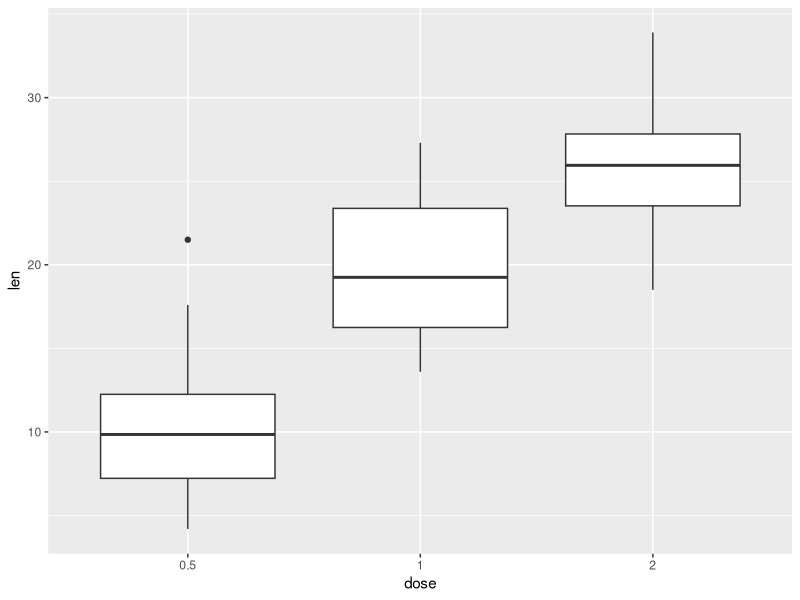
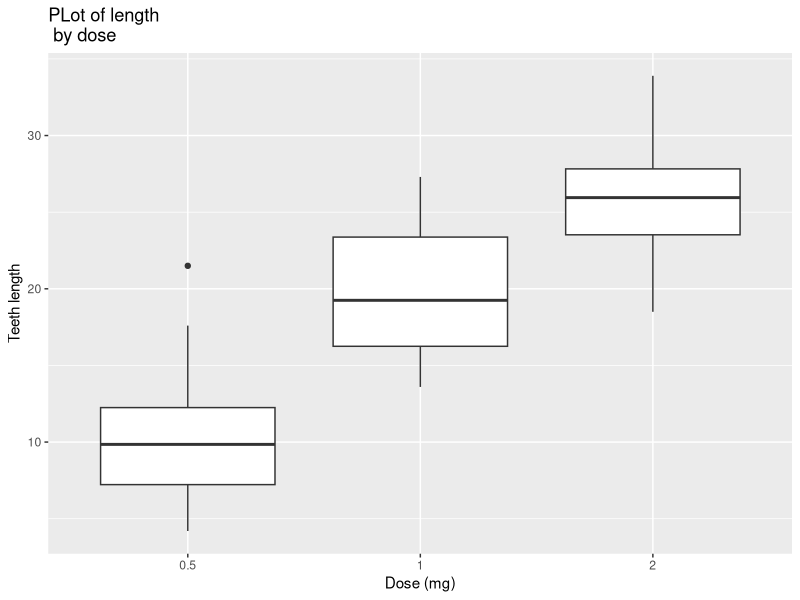
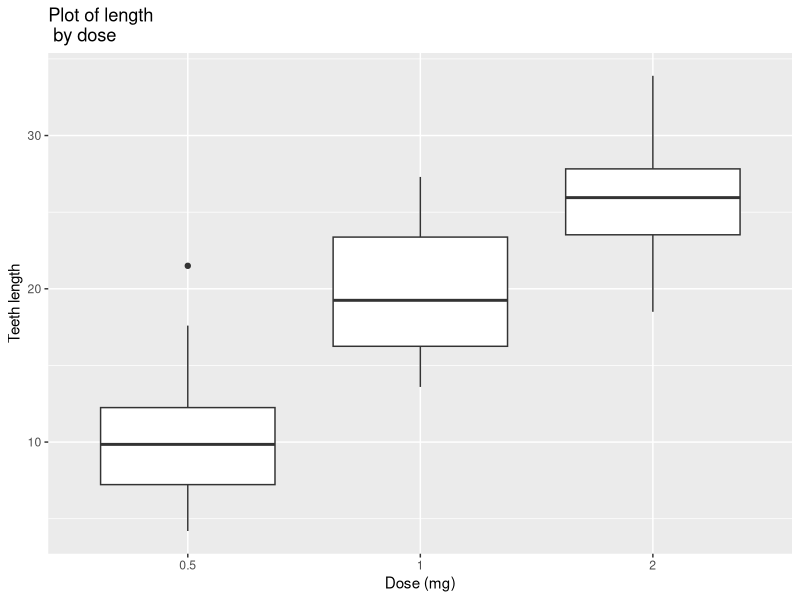
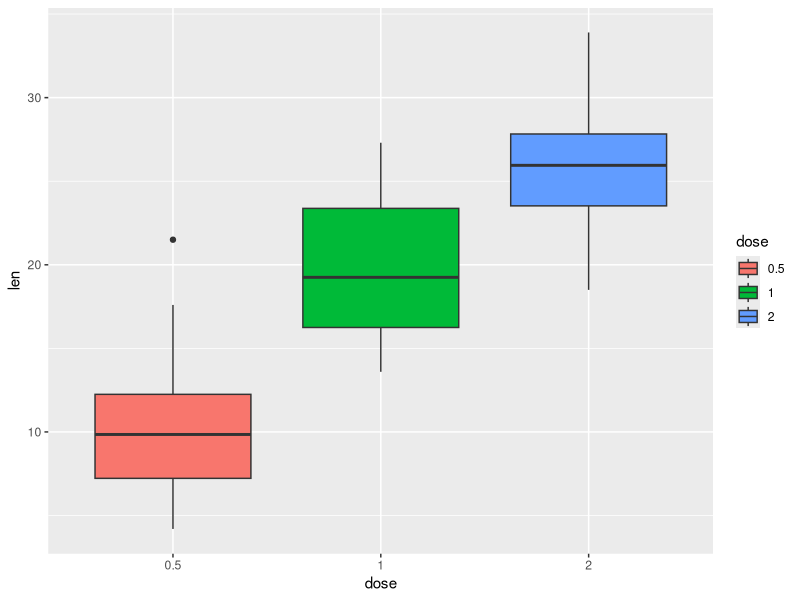
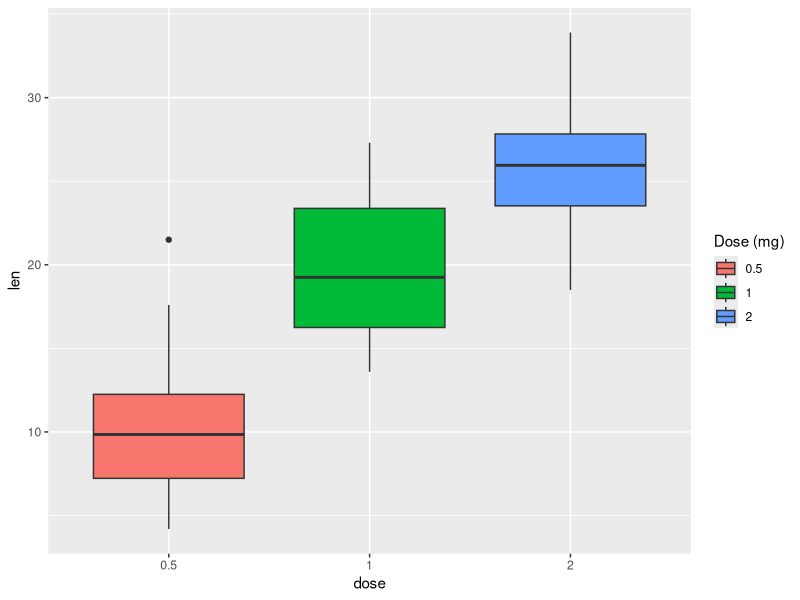
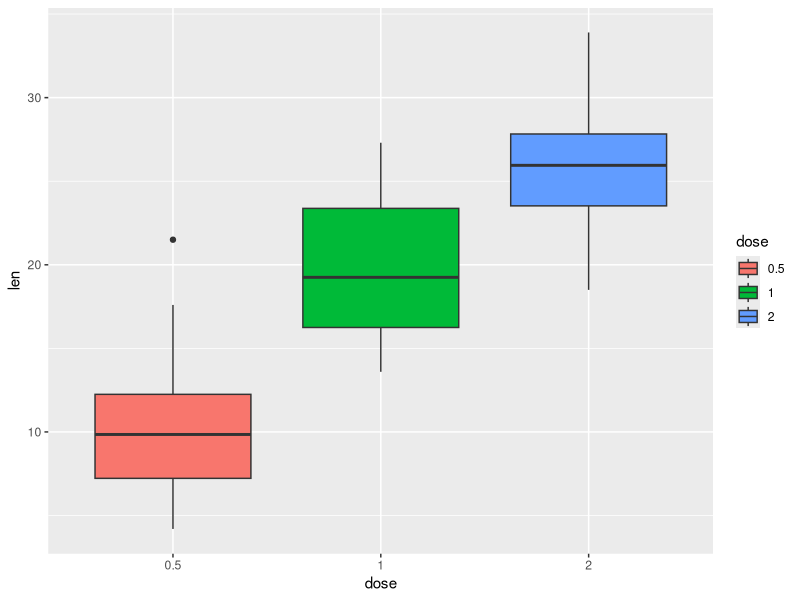
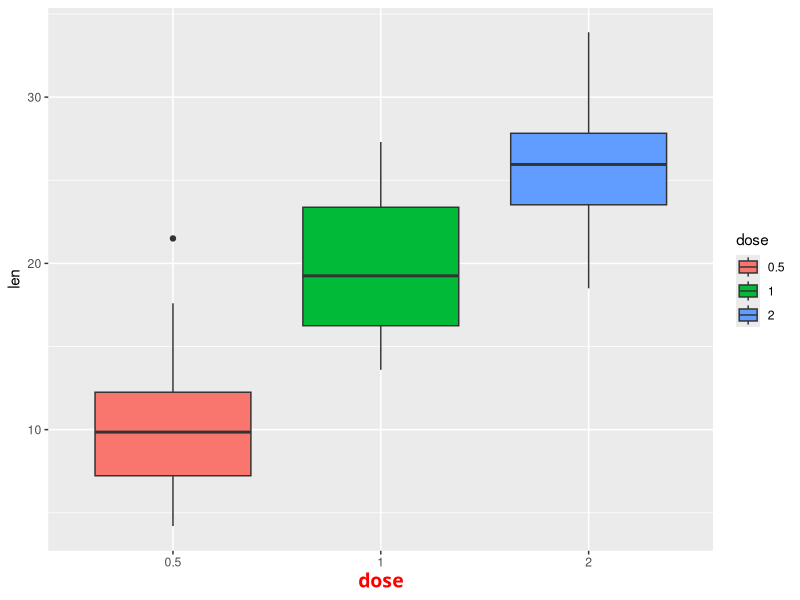
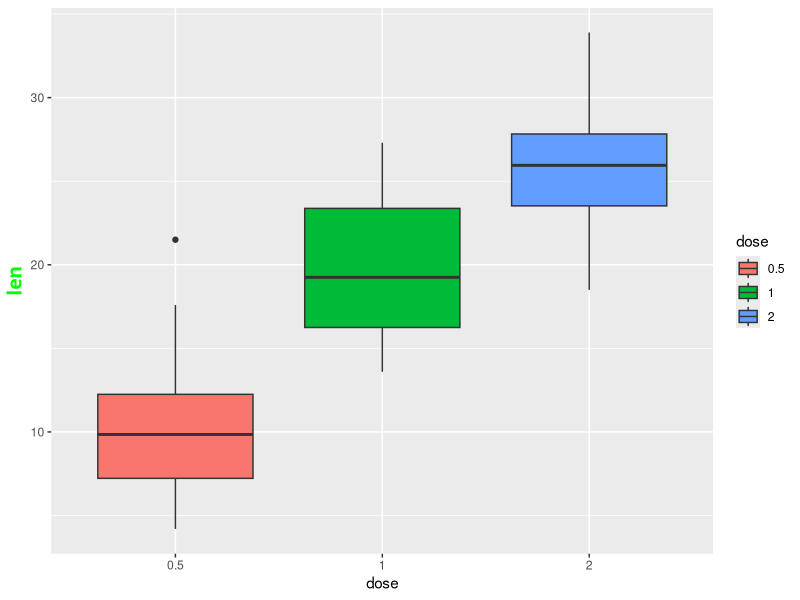

Reproduce these figures in R, in order.
#extra credit work
#source: https://www.sthda.com/english/wiki/ggplot2-title-main-axis-and-legend-titles#google_vignette
#making use of ggplot2
#installing packages + library
install.packages("ggplot2")
library("ggplot2")

#creating a main title, x and y labels + labs
ggtitle("This is my main title")
xlab("CIS 389 Class for Big Data Analytics")
ylab("Grades throughout the quarter")
labs("CIS 389")

#Using Toothgrowth data frame
ToothGrowth$dose <- as.factor(ToothGrowth$dose)
head(ToothGrowth)

#example of plotting on box and whiskers plot
library(ggplot2)
p <- ggplot(ToothGrowth, aes(x=dose, y=len)) + geom_boxplot()
p

#changing the main title and axis labels
p + ggtitle("PLot of length \n by dose") +
  xlab("Dose (mg)") + ylab("Teeth length")

#changing plot titles using the function labs()
p + labs(title="Plot of length \n by dose",
         x = "Dose (mg)", y = "Teeth length")

#changing legend titles with labs()
#default plot with color
p <- ggplot(ToothGrowth, aes(x=dose, y=len, fill=dose)) +
  geom_boxplot()
p
#adding new legends
p + labs(fill = "Dose (mg)")

#changing the appearance of the main title and axis labels
#main title
p + theme(plot.title = element_text(family="TT Arial", face="bold", colour="blue", size=14))
#x axis title
p + theme(axis.title.x = element_text(family="TT Arial", face="bold", colour="red", size=14))
#y axis title
p + theme(axis.title.y = element_text(family="TT Arial", face="bold", colour="green", size=14))

#default plot
p <- ggplot(ToothGrowth, aes(x=dose, y=len)) + geom_boxplot() +
  ggtitle("Plot of length \n by dose") +
  xlab("Dose (mg)") + ylab("Teeth length)")
p
#changing color, the size and the face of
#main title, x and y axis labels
p + theme(
  plot.title = element_text(color="red", size=14, face="bold.italic"),
  axis.title.x = element_text(color="blue", size=14, face="bold"),
  axis.title.y = element_text(color="green", size=14, face="bold")
)

#removing x and y axis labels
#hiding main title and axis titles
p + theme(
  plot.title = element_blank(),
  axis.title.x = element_blank(),
  axis.title.y = element_blank())








